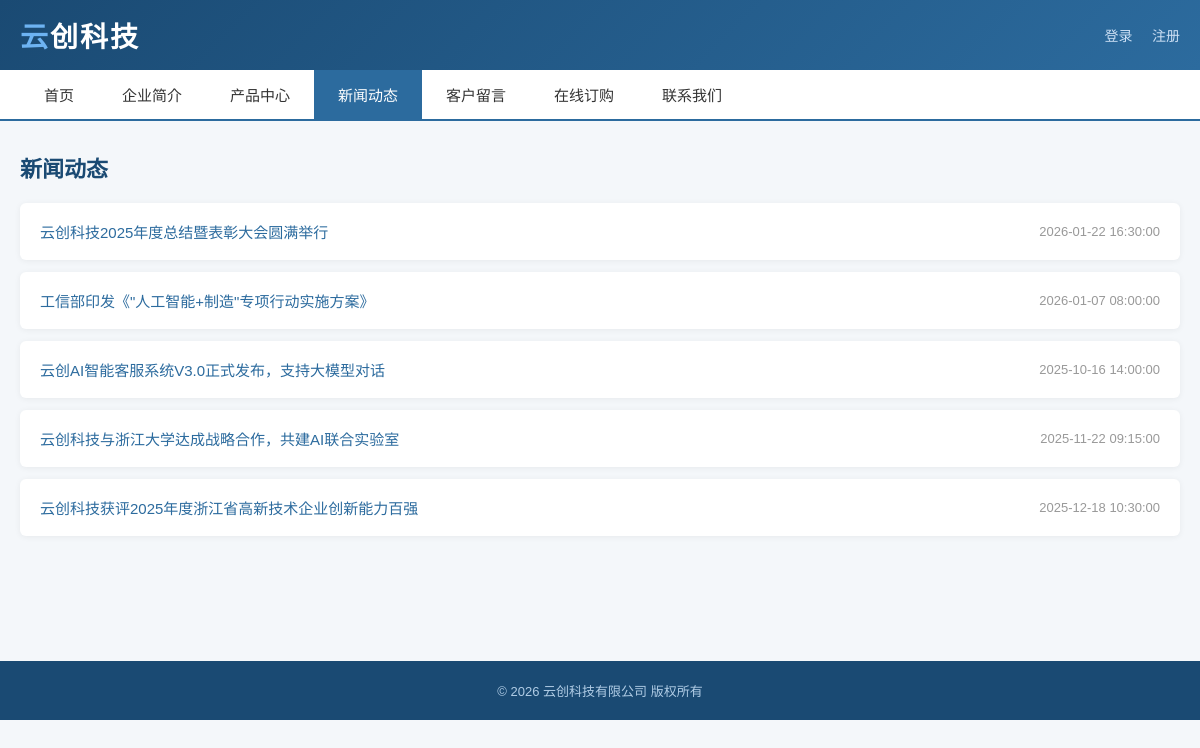
Page /news.php on the committed database.
### tables this page shows
CREATE TABLE news (
  id INT AUTO_INCREMENT PRIMARY KEY,
  title VARCHAR(200) NOT NULL,
  content TEXT,
  image VARCHAR(200),
  create_time DATETIME DEFAULT NOW()
) DEFAULT;

### news.php (the view, shortened to what this page needs)
<?php require_once 'db.php'; ?>
<!DOCTYPE html>
<html>
<head>
<link href="css/style.css" rel="stylesheet" type="text/css"/>
</head>
<body>
<div class="header">
  <div class="logo">
    <h1><span>云</span>创科技</h1>
    <?php include "top.php"; ?>
  </div>
</div>
<div class="nav"><?php include "nav.php"; ?></div>
<div class="container">
  <h2 class="page-title">新闻动态</h2>
  <ul class="news-list">
    <?php
    $res = mysqli_query($conn, "SELECT * FROM news ORDER BY id DESC");
    while ($row = mysqli_fetch_assoc($res)):
    ?>
    <li>
      <a href="news_detail.php?nid=<?=$row['id']?>"><?=htmlspecialchars($row['title'])?></a>
      <span class="date"><?=$row['create_time']?></span>
    </li>
    <?php endwhile; ?>
  </ul>
</div>
<div class="footer">
  <p>© 2026 云创科技有限公司 版权所有</p>
</div>
</body>
</html>

### css/style.css (style rules this page uses)
* { margin: 0; padding: 0; box-sizing: border-box; }
body { font-family: "Microsoft YaHei", sans-serif; background: #f4f7fa; color: #333; }
a { text-decoration: none; color: #2c6b9e; }
.header { background: linear-gradient(135deg, #1a4a73, #2c6b9e); color: #fff; padding: 15px 0; }
.header .logo { display: flex; align-items: center; justify-content: space-between; max-width: 1200px; margin: 0 auto; padding: 0 20px; }
.header .logo h1 { font-size: 28px; letter-spacing: 2px; }
.header .logo h1 span { color: #6db3f2; }
.nav { background: #fff; border-bottom: 2px solid #2c6b9e; }
.container { max-width: 1200px; margin: 0 auto; padding: 30px 20px; min-height: 500px; }
.news-list { list-style: none; }
.news-list li { background: #fff; padding: 18px 20px; margin-bottom: 12px; border-radius: 6px; box-shadow: 0 1px 6px rgba(0,0,0,0.06); display: flex; justify-content: space-between; align-items: center; }
.news-list li a { font-size: 15px; flex: 1; }
.news-list li .date { color: #999; font-size: 13px; white-space: nowrap; margin-left: 15px; }
.footer { background: #1a4a73; color: #b0cce5; text-align: center; padding: 20px 0; font-size: 13px; margin-top: 40px; }
.page-title { font-size: 22px; margin-bottom: 20px; color: #1a4a73; }

### rows in the picture
news: title "云创科技2025年度总结暨表彰大会圆满举行", create_time "2026-01-22 16:30:00"
news: title "工信部印发《\"人工智能+制造\"专项行动实施方案》", create_time "2026-01-07 08:00:00"
news: title "云创AI智能客服系统V3.0正式发布，支持大模型对话", create_time "2025-10-16 14:00:00"
news: title "云创科技与浙江大学达成战略合作，共建AI联合实验室", create_time "2025-11-22 09:15:00"
news: title "云创科技获评2025年度浙江省高新技术企业创新能力百强", create_time "2025-12-18 10:30:00"
